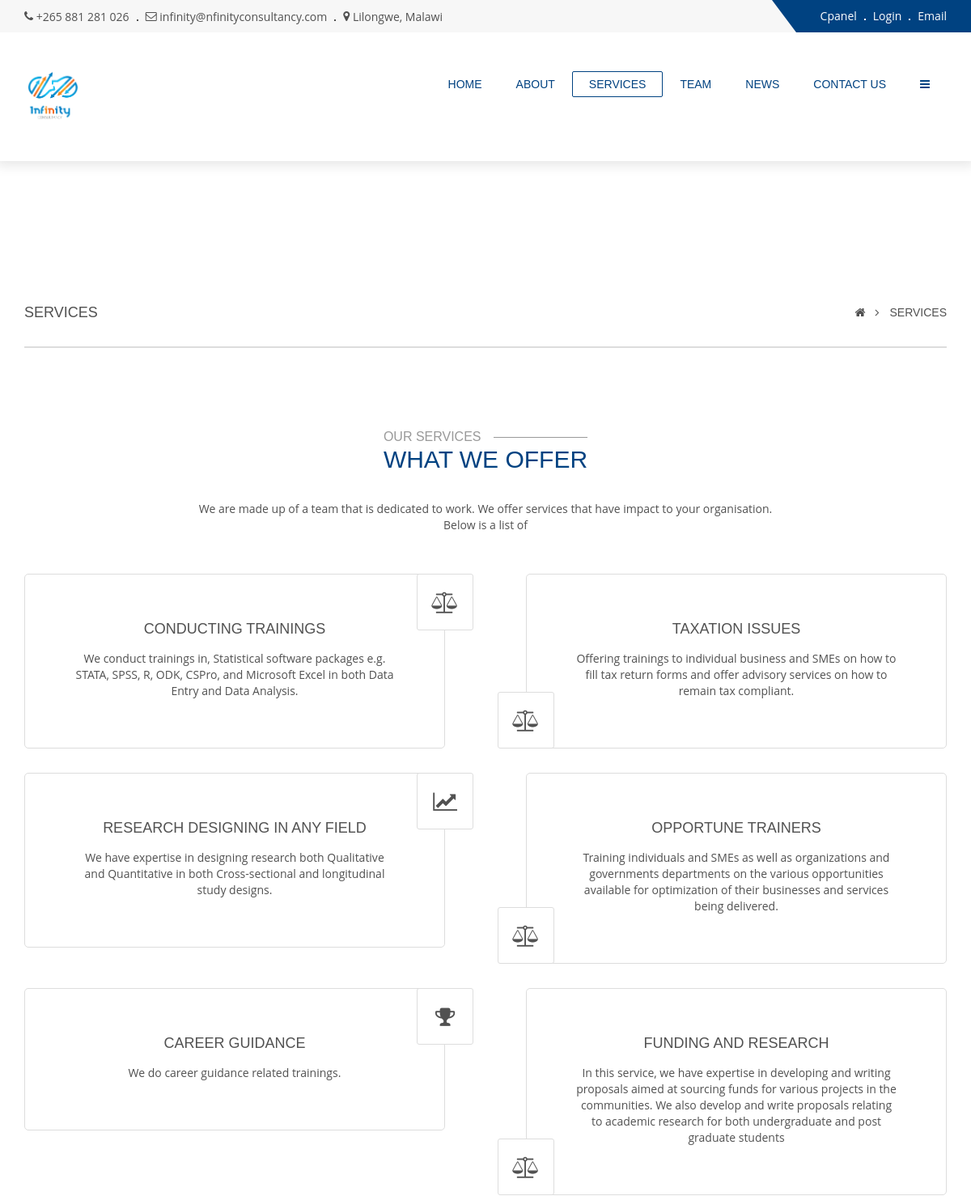
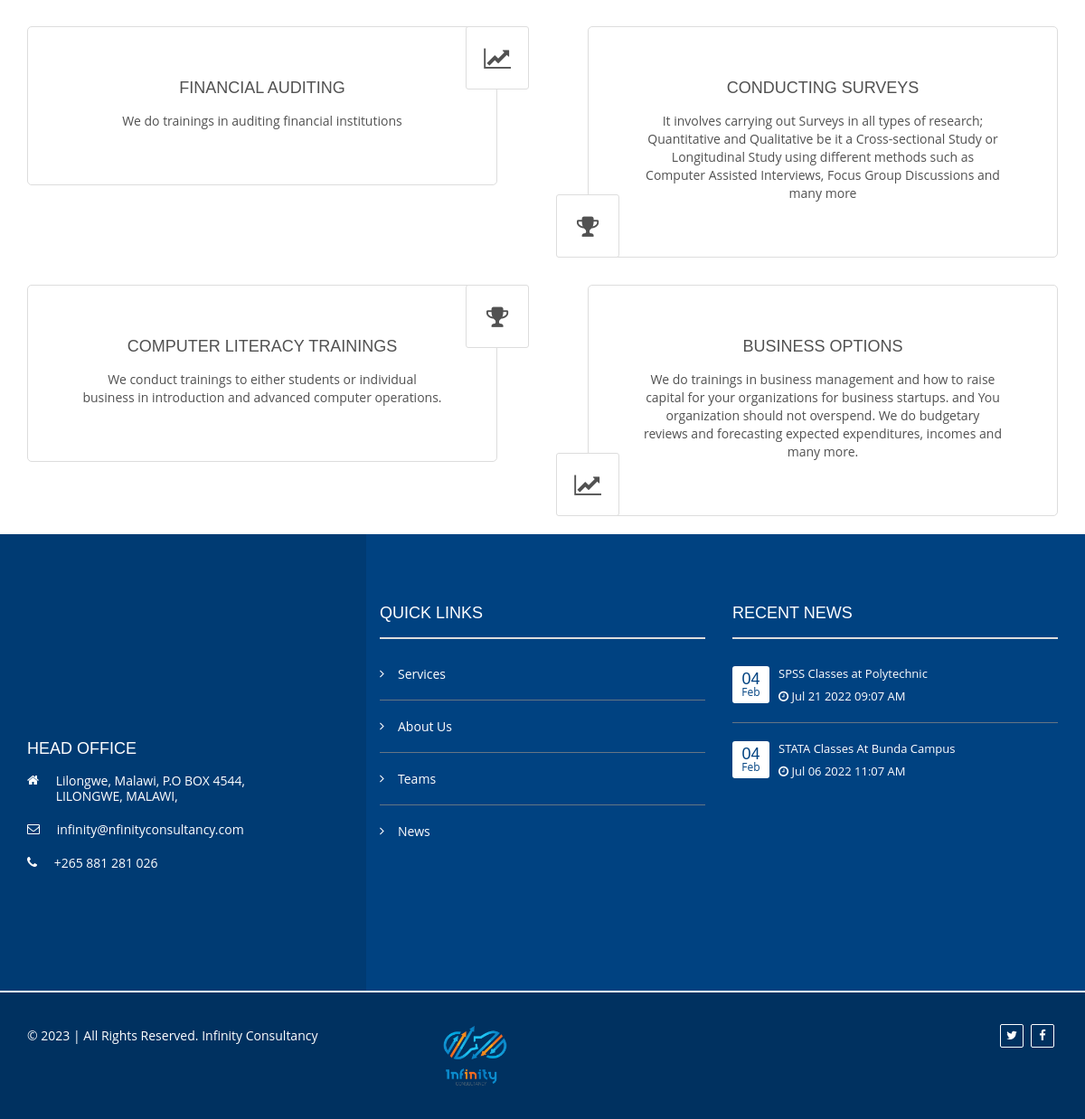
The app's page /index.php/services with its own data (2 pictures, top to bottom).
### tables this page shows
CREATE TABLE `company` (
  `shortname` varchar(200) NOT NULL,
  `fullname` text NOT NULL,
  `background` text NOT NULL,
  `mission` text NOT NULL,
  `vision` text NOT NULL,
  `core_values` text NOT NULL,
  `address` text NOT NULL,
  `cell` text NOT NULL,
  `email` text NOT NULL,
  `logo` text NOT NULL,
  `location` text NOT NULL,
  `facebook_link` text NOT NULL,
  `twitter_link` text NOT NULL
);

CREATE TABLE `service` (
  `slug` varchar(500) NOT NULL,
  `title` text NOT NULL,
  `picture` text DEFAULT NULL,
  `short_description` text NOT NULL,
  `icon` varchar(50) NOT NULL,
  `status` tinyint(1) NOT NULL DEFAULT 1,
  `date` timestamp NOT NULL DEFAULT current_timestamp() ON UPDATE current_timestamp(),
  `content` text NOT NULL
);

CREATE TABLE `news` (
  `slug` varchar(500) NOT NULL,
  `title` varchar(400) NOT NULL,
  `content` text NOT NULL,
  `datetime` timestamp NOT NULL DEFAULT current_timestamp() ON UPDATE current_timestamp(),
  `picture` text NOT NULL,
  `location` text NOT NULL,
  `status` tinyint(1) NOT NULL DEFAULT 1,
  `date` date NOT NULL
);

### application/controllers/Services.php (called while the page is built, shortened)
<?php
class Services extends CI_Controller {
    private $data=array();
    function __construct(){
        $this->load->helper('url');
        $this->load->model('home_model');
        $this->load->library('session');
        $this->load->model('data_model');
    }
    public function index()
    {
        $this->header();
        $this->load->view('pages/header',$this->data);
        $this->load->view('pages/services');
        $this->load->view('pages/footer');
    }
    public function header(){
        $this->data['company_details']=($this->home_model->company_data()[0]);
        $this->data["services"]=$this->data_model->readData("service");
        $this->data["news"]=$this->data_model->readData("news");
        $this->data["location"]="services";
    }
}

### index.php (called while the page is built, shortened)
<?php
require_once BASEPATH.'core/CodeIgniter.php';

### application/models/Home_model.php (called while the page is built, shortened)
<?php
class Home_model extends CI_Model {
	private $table="company";
	public function company_data(){
		$this->db->select("*");
		$this->db->from($this->table);
		return $this->db->get()->result();
	}
}
?>

### application/models/Data_model.php (called while the page is built, shortened)
<?php
class Data_model extends CI_Model {
	public function readData($table_name){
		$this->db->select("*");
		$this->db->from($table_name);
		$this->db->order_by("date", "DESC");
		$this->db->where("status", true);
		return $this->db->get()->result();
	}
}
?>

### application/views/pages/services.php (the view)
<div id="tg-innerbanner" class="tg-innerbanner tg-haslayout">
	<div class="tg-parallaximg" data-appear-top-offset="600" data-parallax="scroll" data-image-src="images/parallax/bgparallax-03.jpg"></div>
	<div class="container">
		<div class="row">
			<div class="col-sm-12">
				<div class="tg-innerbannercontent">
					<div class="tg-pagetitle">
						<h1>services</h1>
					</div>
					<ol class="tg-breadcrumb">
						<li><a href="#"><i class="fa fa-home"></i></a></li>
						<li class="tg-active">services</li>
					</ol>
				</div>
			</div>
		</div>
	</div>
</div>
<main id="tg-main" class="tg-main tg-haslayout">
	<section class="tg-main-section tg-paddingbottomzero tg-haslayout">
		<div class="container">
			<div class="row">
				<div class="col-lg-offset-2 col-lg-8 col-md-offset-1 col-md-10 col-sm-offset-0 col-sm-12 col-xs-12">
					<div class="tg-sectionhead">
						<div class="tg-sectiontitle">
							<h2>our services</h2>
							<h3>What We Offer</h3>
						</div>
						<div class="tg-description">
							<p>We are made up of a team that is dedicated to work. We offer services that have impact to your organisation. Below is a list of </p>
						</div>
					</div>
				</div>
				<div class="col-md-12 col-sm-12 col-xs-12">
					<div class="row">
						<div class="tg-services tg-servicestyletwo">
                                  <?php foreach($services as $service): ?>
							<div class="col-sm-6">
								<div class="tg-box">
									<div class="tg-service">
										<span class="tg-seviceicon">
											<i class="<?php  echo $service->icon ?>"></i>
										</span>
										<div class="tg-heading">
											<h4><a href="<?php echo base_url() ?>services/<?php echo $service->slug ?>"><?php echo $service->title ?></a></h4>
										</div>
										<div class="tg-description">
											<p><?php echo $service->short_description ?></p>
										</div>
									</div>
								</div>
							</div>
                                  <?php endforeach; ?>
						</div>
					</div>
				</div>
			</div>
		</div>
	</section>
</main>

### application/views/pages/header.php (shortened to what this page needs)
<!doctype html>
	<html class="no-js" lang="">
<head>
    <link rel="stylesheet" href="<?php  echo base_url() ?>css/bootstrap.min.css">
    <link rel="stylesheet" href="<?php  echo base_url() ?>css/normalize.css">
    <link rel="stylesheet" href="<?php  echo base_url() ?>css/font-awesome.min.css">
    <link rel="stylesheet" href="<?php  echo base_url() ?>css/icomoon.css">
    <link rel="stylesheet" href="<?php  echo base_url() ?>css/transitions.css">
    <link rel="stylesheet" href="<?php  echo base_url() ?>css/owl.carousel.css">
    <link rel="stylesheet" href="<?php  echo base_url() ?>css/prettyPhoto.css">
    <link rel="stylesheet" href="<?php  echo base_url() ?>css/owl.theme.css">
    <link rel="stylesheet" href="<?php  echo base_url() ?>css/main.css">
    <link rel="stylesheet" href="<?php  echo base_url() ?>css/color.css">
    <link rel="stylesheet" href="<?php  echo base_url() ?>css/responsive.css">
</head>
<body class="tg-home tg-homeversion">
<div id="tg-wrapper" class="tg-wrapper tg-haslayout">
    <header id="tg-header" class="tg-header tg-haslayout">
        <div class="tg-topbar tg-bglight tg-haslayout">
            <div class="container">
                <div class="row">
                    <div class="col-sm-12 col-xs-12">
                        <ul class="tg-topcontactinfo">
                            <li>
                                <i class="fa fa-phone"></i>
                                <span><a href="tel:<?php echo $company_details->cell ?>"><?php echo $company_details->cell ?></a></span>
                            </li>
                            <li>
                                <i class="fa fa-envelope-o"></i>
                                <span><a href="mailto:<?php echo $company_details->email ?>"><?php echo $company_details->email ?></a></span>
                            </li>
                            <li>
                                <i class="fa fa-map-marker"></i>
                                <address><?php echo $company_details->location ?></address>
                            </li>
                        </ul>
                        <nav class="tg-addnav tg-themecolor">
                            <ul>
                                <li><a target="_blank" href="https://infinityconsultancy.co:2083/">Cpanel</a></li>
                                <li><a target="_blank" href="<?php echo base_url() ?>login">Login</a></li>
                                <li><a target="_blank" href="https://infinityconsultancy.co:2096/">Email</a></li>
                            </ul>
                        </nav>
                    </div>
                </div>
            </div>
        </div>
        <div class="tg-navigationarea">
            <div class="container">
                <div class="row">
                    <div class="col-xs-12">
                        <strong class="tg-logo">
                            <a href="<?php echo base_url() ?>"><img style="object-fit: cover; height: 70px;" src="images/<?php echo $company_details->logo  ?>" alt="<?php echo $company_details->shortname ?>"></a>
                        </strong>
                        <nav id="tg-nav" class="tg-nav">
                            <div id="tg-navigation" class="collapse navbar-collapse tg-navigation">
                                <ul>
                                    <li class="<?php if($location=="home"){ echo "tg-active";} ?> tg-hasdropdown">
                                        <a href="<?php  echo base_url() ?>">Home</a>
                                    </li>
                                    <li class="<?php if($location=="about_us"){ echo "tg-active";} ?> menu-item-has-mega-menu">
                                        <a href="<?php echo base_url()?>aboutus">About</a>
                                    </li>
                                    <li class="<?php if($location=="services"){ echo "tg-active";} ?> menu-item-has-mega-menu">
                                        <a href="<?php echo base_url()?>services">Services</a>
                                    </li>
                                    <li class="<?php if($location=="team"){ echo "tg-active";} ?> menu-item-has-mega-menu">
                                        <a href="<?php echo base_url()?>team">team</a>
                                    </li>
                                    <li class="<?php if($location=="news"){ echo "tg-active";} ?> menu-item-has-mega-menu">
                                        <a href="<?php echo base_url()?>news">news</a>
                                    </li>
                                    <li class="<?php if($location=="contactus"){ echo "tg-active";} ?> menu-item-has-mega-menu">
                                        <a href="<?php echo base_url()?>contactus">Contact Us</a>
                                    </li>
                                    <li class="<?php if($location=="about_us"){ echo "tg-active";} ?> menu-item-has-mega-menu">
                                        <a href="<?php echo base_url()?>contactus"><i class="fa fa-navicon"></i><i>Contact Us</i></a>
                                    </li>
                                </ul>
                            </div>
                        </nav>
                    </div>
                </div>
            </div>
        </div>
    </header>

### application/views/pages/footer.php (shortened to what this page needs)
<footer id="tg-footer" class="tg-footer tg-haslayout">
    <div class="tg-footermiddlearea">
        <div class="container">
            <div class="row">
                <div class="tg-footerwidgets">
                    <div class="col-md-4 col-sm-6 col-xs-6">
                        <div class="tg-widget tg-widgetinfo">
                            <div id="tg-footerlocation-map" class="tg-footerlocation-map"></div>
                            <h4>Head office</h4>
                            <ul class="tg-contactinfo">
                                <li>
                                    <i class="fa fa-home"></i>
                                    <address>
                                        <?php echo $company_details->location ?>,
                                        <?php echo $company_details->address ?>,
                                    </address>
                                </li>
                                <li>
                                    <i class="fa fa-envelope-o"></i>
                                    <span><a href="mailto:<?php echo $company_details->email ?>"><?php echo $company_details->email ?></a></span>
                                </li>
                                <li>
                                    <i class="fa fa-phone"></i>
                                    <span><a href="tel:<?php echo $company_details->cell ?>"><?php echo $company_details->cell ?></a></span>
                                </li>
                            </ul>
                        </div>
                    </div>
                    <div class="col-md-4 col-sm-6 col-xs-6">
                        <div class="tg-widget tg-widgetusefulllinks">
                            <div class="tg-widgettitle"><h3>Quick Links</h3></div>
                            <ul>
                                  <li><a href="services">Services</a></li>
                                  <li><a href="aboutus">About Us</a></li>
                                  <li><a href="team">Teams</a></li>
                                  <li><a href="news">News</a></li>
                            </ul>
                        </div>
                    </div>
                    <div class="col-md-4 col-sm-6 col-xs-6">
                        <div class="tg-widget tg-widgetrecentnews">
                            <div class="tg-widgettitle"><h3>Recent News</h3></div>
                            <ul>
                                <?php foreach (array_slice($news,0,3) as $article): ?>
                                <li>
                                    <time datetime=""><a href="#"><span>04</span> Feb</a></time>
                                    <div class="tg-posdata">
                                        <h4><a href="<?php echo base_url() ?>news/<?php echo $article->slug ?>"><?php echo $article->title ?></a></h4>
                                        <ul class="tg-postmetadata">
                                            <li>
                                                <a href="#">
                                                    <i class="fa fa-clock-o"></i>
                                                    <span><?php echo date_format(date_create($article->datetime), "M d Y H:m A") ?></span>
                                                </a>
                                            </li>
                                        </ul>
                                    </div>
                                </li>
                                <?php endforeach;  ?>
                            </ul>
                        </div>
                    </div>
                </div>
            </div>
        </div>
    </div>
    <div class="tg-footerbottombar">
        <div class="container">
            <div class="row">
                <div class="col-sm-12 col-xs-12">
                    <span class="tg-copyright">&copy; <?php echo date("Y") ?> | All Rights Reserved. <?php echo ucwords(strtolower($company_details->shortname)) ?></span>
                    <ul class="tg-socialicons">
                        <li><a href="#"><i class="fa fa-twitter"></i></a></li>
                        <li><a href="#"><i class="fa fa-facebook-f"></i></a></li>
                    </ul>
                    <strong class="tg-logo"><a href="#"><img style="object-fit: cover; height: 80px;"  src="<?php echo base_url() ?>images/<?php echo $company_details->logo ?>"></a></strong>
                </div>
            </div>
        </div>
    </div>
</footer>
</div>
</body>
</html>

### records on screen
company: cell "+265 881 281 026", email "infinity@nfinityconsultancy.com", location "Lilongwe, Malawi", logo (picture), address "P.O BOX 4544, LILONGWE, MALAWI", shortname "Infinity Consultancy"
service: title "CONDUCTING TRAININGS", short_description "We conduct trainings in, Statistical software packages e.g. STATA, SPSS, R, ODK, CSPro, and Microsoft Excel in both Data Entry and Data Analysis."
service: title "TAXATION ISSUES", short_description "Offering trainings to individual business and SMEs on how to fill tax return forms and offer advisory services on how to remain tax compliant."
service: title "RESEARCH DESIGNING IN ANY FIELD", short_description "We have expertise in designing research both Qualitative and Quantitative in both Cross-sectional and longitudinal study designs."
service: title "OPPORTUNE TRAINERS", short_description "Training individuals and SMEs as well as organizations and governments departments on the various opportunities available for optimization of their businesses and services being delivered."
service: title "CAREER GUIDANCE", short_description "We do career guidance related trainings."
service: title "FUNDING AND RESEARCH", short_description "In this service, we have expertise in developing and writing proposals aimed at sourcing funds for various projects in the communities. We also develop and write proposals relating to academic research for both undergraduate and post graduate students"
service: title "FINANCIAL AUDITING", short_description "We do trainings in auditing financial institutions"
service: title "CONDUCTING SURVEYS", short_description "It involves carrying out Surveys in all types of research; Quantitative and Qualitative be it a Cross-sectional Study or Longitudinal Study using different methods such as Computer Assisted Interviews, Focus Group Discussions and many more"
service: title "COMPUTER LITERACY TRAININGS", short_description "We conduct trainings to either students or individual business in introduction and advanced computer operations."
service: title "BUSINESS OPTIONS", short_description "We do trainings in business management and how to raise capital for your organizations for business startups. and You organization should not overspend. We do budgetary reviews and forecasting expected expenditures, incomes and many more."
news: title "SPSS Classes at Polytechnic", datetime "Jul 21 2022 09:07 AM"
news: title "STATA Classes At Bunda Campus", datetime "Jul 06 2022 11:07 AM"
